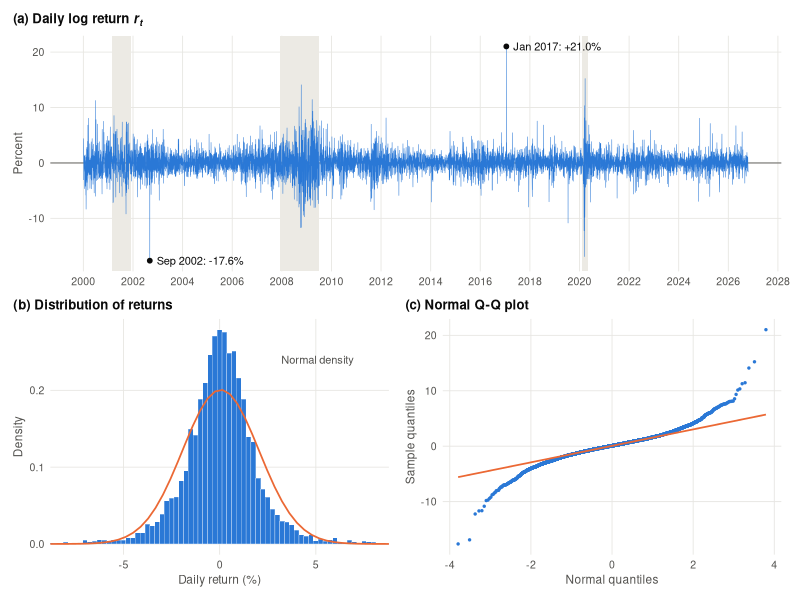
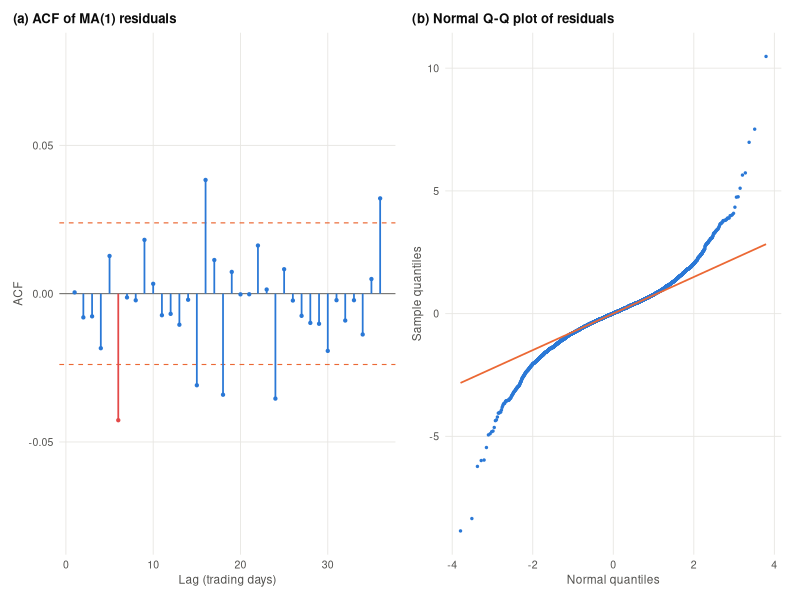
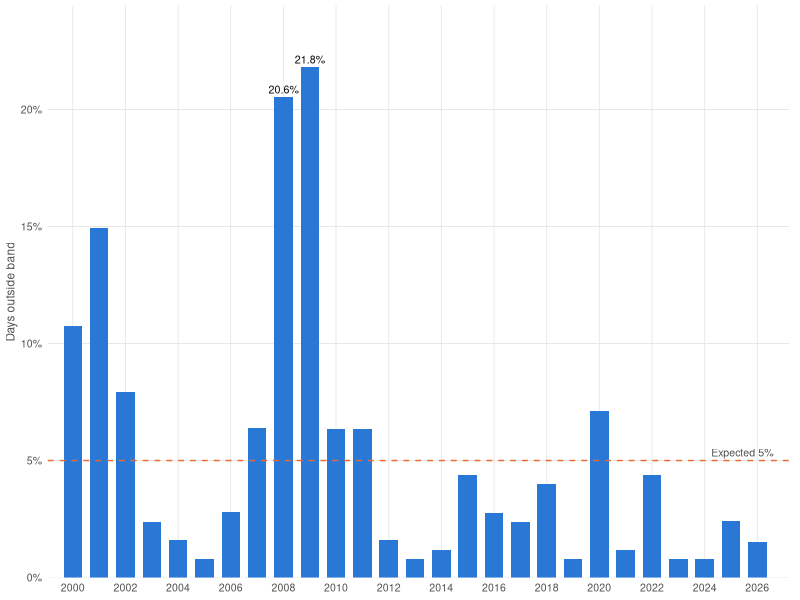
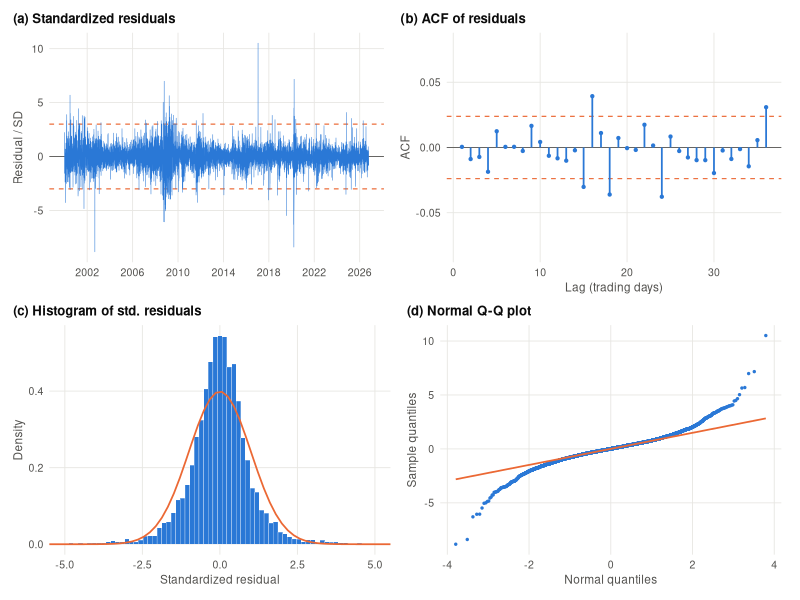
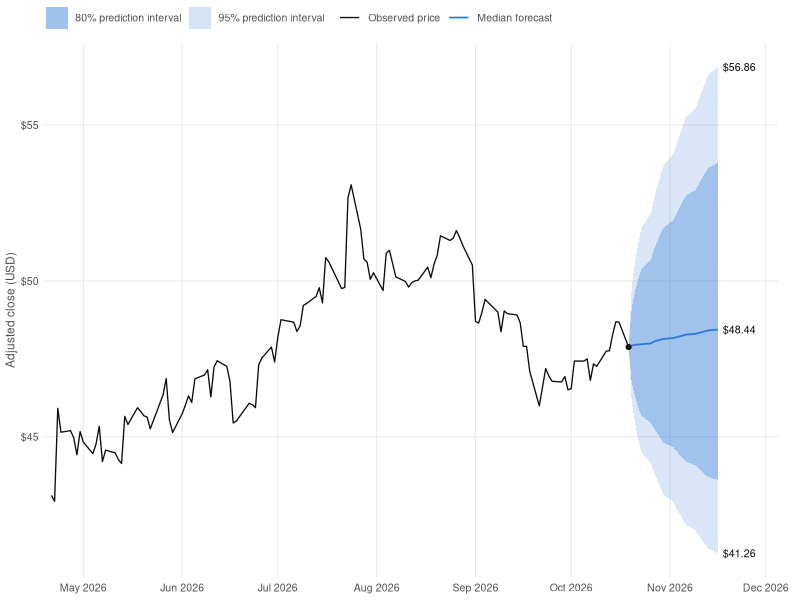

The R script that drew these images, in order:
## ---- chunk 1
knitr::opts_chunk$set(
  echo = FALSE, message = FALSE, warning = FALSE,
  fig.align = "center", fig.pos = "!htb", out.width = "100%",
  fig.width = 6.5, dev = c("pdf", "png"), dpi = 300, fig.path = "figures/"
)
suppressPackageStartupMessages({
  library(forecast); library(tseries); library(urca); library(nortest)
  library(ggplot2); library(patchwork); library(scales); library(kableExtra)
})

# ---- Formatting helpers --------------------------------------------------
f  <- function(x, d = 2) formatC(x, format = "f", digits = d, big.mark = ",")
fp <- function(p) ifelse(p < 0.001, "< 0.001", formatC(p, format = "f", digits = 3))
fd <- function(d) paste0(format(d, "%B "), as.integer(format(d, "%d")), format(d, ", %Y"))

ktab <- function(df, caption, align = NULL, ...) {
  kbl(df, booktabs = TRUE, caption = caption, align = align, row.names = FALSE,
      escape = FALSE, linesep = "", ...) |>
    kable_styling(latex_options = "HOLD_position", font_size = 9.5)
}
tnote <- function(k, text) {
  footnote(k, general = text, general_title = "Note:", footnote_as_chunk = TRUE,
           threeparttable = TRUE, escape = FALSE)
}

# ---- Chart style ---------------------------------------------------------
ink <- "#0b0b0b"; ink2 <- "#52514e"; grid_col <- "#e7e6e2"; shade <- "#eceae4"
c_blue <- "#2a78d6"; c_orange <- "#eb6834"; c_red <- "#e34948"

theme_report <- function(base = 9.5) {
  theme_minimal(base_size = base) +
    theme(
      panel.grid.minor = element_blank(),
      panel.grid.major = element_line(colour = grid_col, linewidth = 0.3),
      axis.title = element_text(colour = ink2, size = rel(0.9)),
      axis.text = element_text(colour = ink2),
      plot.title = element_text(face = "bold", colour = ink, size = rel(1)),
      plot.title.position = "plot",
      legend.position = "top", legend.justification = "left",
      legend.title = element_blank(), legend.text = element_text(colour = ink2),
      legend.margin = margin(0, 0, 0, 0),
      plot.margin = margin(4, 8, 4, 4)
    )
}

# NBER recession dates covered by the sample
rec <- data.frame(start = as.Date(c("2001-03-01", "2007-12-01", "2020-02-01")),
                  end   = as.Date(c("2001-11-30", "2009-06-30", "2020-04-30")))
rec_layer <- geom_rect(data = rec, aes(xmin = start, xmax = end, ymin = -Inf, ymax = Inf),
                       inherit.aes = FALSE, fill = shade)

# Sample ACF / PACF with the +-1.96/sqrt(n) bounds; optional highlighted lags
acf_plot <- function(x, title, lag.max = 36, partial = FALSE, highlight = NULL, thin = FALSE) {
  a <- if (partial) pacf(x, lag.max = lag.max, plot = FALSE) else acf(x, lag.max = lag.max, plot = FALSE)
  df <- data.frame(lag = as.numeric(a$lag), r = as.numeric(a$acf))
  df <- df[df$lag > 0, ]
  df$hl <- df$lag %in% highlight
  b <- 1.96 / sqrt(length(x))
  ggplot(df, aes(lag, r)) +
    geom_hline(yintercept = 0, colour = ink2, linewidth = 0.3) +
    geom_hline(yintercept = c(-b, b), colour = c_orange, linetype = "dashed", linewidth = 0.4) +
    geom_segment(aes(xend = lag, yend = 0, colour = hl), linewidth = if (thin) 0.25 else 0.6, show.legend = FALSE) +
    geom_point(aes(colour = hl), size = if (thin) 0.5 else 0.8, show.legend = FALSE) +
    scale_colour_manual(values = c(`FALSE` = c_blue, `TRUE` = c_red)) +
    labs(title = title, x = "Lag (trading days)", y = if (partial) "PACF" else "ACF") +
    theme_report()
}

qq_plot <- function(x, title) {
  ggplot(data.frame(x = x), aes(sample = x)) +
    stat_qq(colour = c_blue, size = 0.5) + stat_qq_line(colour = c_orange, linewidth = 0.6) +
    labs(title = title, x = "Normal quantiles", y = "Sample quantiles") + theme_report()
}

lb_p <- function(x, lags = c(6, 12, 18, 24), fitdf = 0)
  sapply(lags, function(h) Box.test(x, lag = h, type = "Ljung-Box", fitdf = fitdf)$p.value)
lb_q <- function(x, lags = c(6, 12, 18, 24), fitdf = 0)
  sapply(lags, function(h) Box.test(x, lag = h, type = "Ljung-Box", fitdf = fitdf)$statistic)
skew <- function(x) mean((x - mean(x))^3) / sd(x)^3
exkurt <- function(x) mean((x - mean(x))^4) / sd(x)^4 - 3
## ---- chunk 2
csx <- read.csv("CSX_daily.csv")
csx$Date <- as.Date(csx$Date)
csx <- csx[order(csx$Date), ]

price <- csx$Adj.Close
lp    <- log(price)                 # X_t = log price
r     <- 100 * diff(lp)             # daily log return in percent, 100 * (1 - B) X_t
dates <- csx$Date
rdates <- dates[-1]
n_p <- length(price); n_r <- length(r)
tt <- seq_len(n_p)
trend_fit <- lm(lp ~ tt)            # regression approach: linear trend in the log price
detr <- resid(trend_fit)
## ---- chunk 3
# Augmented Dickey-Fuller tests at lags 0, 1, 2 (single mean and trend), as in class
adf_row <- function(x, type, lag) {
  u <- ur.df(x, type = type, lags = lag)
  c(tau = u@teststat[1], cv1 = u@cval[1, 1], cv5 = u@cval[1, 2])
}
adf_tab <- rbind(
  cbind(series = 1, type = 1, lag = 0:2, t(sapply(0:2, function(L) adf_row(lp, "drift", L)))),
  cbind(series = 1, type = 2, lag = 0:2, t(sapply(0:2, function(L) adf_row(lp, "trend", L)))),
  cbind(series = 2, type = 1, lag = 0:2, t(sapply(0:2, function(L) adf_row(r, "drift", L))))
)
adf_tab <- as.data.frame(adf_tab)
## ---- chunk 4
# Candidate ARMA(p, q) models for the returns, p, q = 0, 1, 2, estimated by maximum likelihood
grid <- expand.grid(p = 0:2, q = 0:2)
cand <- do.call(rbind, lapply(seq_len(nrow(grid)), function(i) {
  fit <- Arima(r, order = c(grid$p[i], 0, grid$q[i]), method = "ML")
  data.frame(p = grid$p[i], q = grid$q[i], k = length(coef(fit)),
             logLik = as.numeric(logLik(fit)), AIC = AIC(fit), SBC = BIC(fit),
             LB12 = Box.test(resid(fit), 12, "Ljung-Box", fitdf = grid$p[i] + grid$q[i])$p.value)
}))
cand <- cand[order(cand$SBC), ]

# Initial model: MA(1) for the returns = ARIMA(0,1,1) with drift for the log price
ma1 <- Arima(r, order = c(0, 0, 1), method = "ML")
ma1_se <- sqrt(diag(ma1$var.coef))
ma1_res <- as.numeric(resid(ma1))

# Refined model: MA terms at lags 1 and 6 only (theta_2 = ... = theta_5 = 0)
fix6 <- c(NA, 0, 0, 0, 0, NA, NA)
fin <- Arima(r, order = c(0, 0, 6), fixed = fix6, transform.pars = FALSE, method = "ML")
fin_se <- sqrt(diag(fin$var.coef))
fin_res <- as.numeric(resid(fin))
ma6_full <- Arima(r, order = c(0, 0, 6), method = "ML")
roots <- Mod(polyroot(c(1, coef(fin)[1:6])))
## ---- chunk 5
# Pseudo out-of-sample check: estimate on all but the last 250 returns,
# then produce one-step-ahead forecasts over the final 250 trading days.
H <- 250; tr <- 1:(n_r - H); te <- (n_r - H + 1):n_r; rt <- r[tr]; y <- r[te]

one_step_arima <- function(fit) fitted(Arima(r, model = fit))[te]
bt_ma1 <- Arima(rt, order = c(0, 0, 1), method = "ML")
bt_fin <- Arima(rt, order = c(0, 0, 6), fixed = fix6, transform.pars = FALSE, method = "ML")

one_step_ets <- function(type) {
  fit <- ets(lp[1:(n_r - H + 1)], model = type, damped = FALSE)
  lpf <- fitted(ets(lp, model = fit, use.initial.values = TRUE))
  list(f = 100 * (lpf[te + 1] - lp[te]), se = 100 * sqrt(fit$sigma2), par = fit$par)
}
ses_bt <- one_step_ets("ANN"); holt_bt <- one_step_ets("AAN")

score <- function(fc, se) c(RMSE = sqrt(mean((y - fc)^2)), MAE = mean(abs(y - fc)),
                            Coverage = 100 * mean(abs(y - fc) <= 1.96 * se), Width = 2 * 1.96 * se)
bt <- rbind(
  "Random walk with drift" = score(rep(mean(rt), H), sd(rt)),
  "Simple exponential smoothing" = score(ses_bt$f, ses_bt$se),
  "Holt's linear trend method" = score(holt_bt$f, holt_bt$se),
  "ARIMA(0,1,1) with drift" = score(one_step_arima(bt_ma1), sqrt(bt_ma1$sigma2)),
  "Final model: subset ARIMA(0,1,6)" = score(one_step_arima(bt_fin), sqrt(bt_fin$sigma2))
)
## ---- chunk 6
hH <- 20
fin_lp <- Arima(lp, order = c(0, 1, 6), include.drift = TRUE, fixed = fix6,
                transform.pars = FALSE, method = "ML")
fa <- forecast(fin_lp, h = hH, level = c(80, 95))
P_T <- price[n_p]
fdates <- seq(dates[n_p] + 1, by = "day", length.out = 40)
fdates <- fdates[!weekdays(fdates) %in% c("Saturday", "Sunday")][1:hH]
fc_df <- data.frame(Date = fdates, med = exp(as.numeric(fa$mean)),
                    lo80 = exp(as.numeric(fa$lower[, 1])), hi80 = exp(as.numeric(fa$upper[, 1])),
                    lo95 = exp(as.numeric(fa$lower[, 2])), hi95 = exp(as.numeric(fa$upper[, 2])))
## ---- chunk 7
V <- list(
  start = fd(dates[1]), end = fd(dates[n_p]),
  p0 = price[1], pmax = max(price), pmax_d = format(dates[which.max(price)], "%B %Y"),
  growth = P_T / price[1],
  r_mean = mean(r), r_sd = sd(r), r_ann = 252 * mean(r), vol_ann = sqrt(252) * sd(r),
  r_min = min(r), r_min_d = fd(rdates[which.min(r)]),
  r_max = max(r), r_max_d = fd(rdates[which.max(r)]),
  r_skew = skew(r), r_kurt = exkurt(r),
  acf1 = acf(r, 1, plot = FALSE)$acf[2],
  acf6 = acf(ma1_res, 6, plot = FALSE)$acf[7],
  trend_slope = 252 * coef(trend_fit)[2] * 100
)
lb_r <- lb_p(r); lb_r2 <- lb_p(r^2)
theta <- -coef(ma1)["ma1"]; theta_se <- ma1_se["ma1"]
mu_ma <- coef(ma1)["intercept"]; mu_se <- ma1_se["intercept"]
th1 <- -coef(fin)["ma1"]; th6 <- -coef(fin)["ma6"]; mu_f <- coef(fin)["intercept"]
z_fin <- fin_res / sqrt(fin$sigma2)
tail3 <- 100 * mean(abs(z_fin) > 3)
yr_out <- 100 * tapply(abs(z_fin) > 1.96, format(rdates, "%Y"), mean)
adf_lp_mean <- adf_tab[adf_tab$series == 1 & adf_tab$type == 1, ]
adf_lp_tr   <- adf_tab[adf_tab$series == 1 & adf_tab$type == 2, ]
adf_r_mean  <- adf_tab[adf_tab$series == 2, ]
## ---- chunk 8
desc <- data.frame(
  Statistic = c("Observations", "Mean", "Standard deviation", "Minimum", "Median", "Maximum",
                "Skewness", "Excess kurtosis"),
  Price = c(f(n_p, 0), f(mean(price)), f(sd(price)), f(min(price)), f(median(price)), f(max(price)),
            f(skew(price)), f(exkurt(price))),
  Return = c(f(n_r, 0), f(mean(r), 3), f(sd(r), 3), f(min(r)), f(median(r), 3), f(max(r)),
             f(skew(r)), f(exkurt(r)))
)
names(desc) <- c("Statistic", "Adjusted price $P_t$ (USD)", "Daily log return $r_t$ (\\%)")
ktab(desc, "Descriptive statistics of the CSX adjusted closing price and the daily log return.",
     align = "lrr") |>
  tnote("Excess kurtosis is zero for a normal distribution.")
## ---- chunk 9
adt <- data.frame(
  Series = c("$X_t=\\log P_t$", rep("", 5), "$r_t=100\\nabla X_t$", "", ""),
  Type = rep(c("Single mean", "Trend", "Single mean"), each = 3),
  Lags = adf_tab$lag, Tau = f(adf_tab$tau), CV1 = f(adf_tab$cv1), CV5 = f(adf_tab$cv5),
  Decision = ifelse(adf_tab$tau < adf_tab$cv1, "Reject at 1\\%",
              ifelse(adf_tab$tau < adf_tab$cv5, "Reject at 5\\%", "Fail to reject"))
)
names(adt) <- c("Series", "Type", "Lags", "$\\tau$", "1\\%", "5\\%", "Decision")
ktab(adt, "Augmented Dickey--Fuller unit-root tests for the log price and the daily log return.",
     align = "llcrrrl") |>
  add_header_above(c(" " = 4, "Critical values" = 2, " " = 1)) |>
  row_spec(6, hline_after = TRUE) |>
  tnote("$H_0$: the series has a unit root (non-stationary). Reject $H_0$ when $\\\\tau$ is below the critical value.")
## ---- chunk 10
rdat <- data.frame(Date = rdates, r = r)
ext <- rdat[c(which.min(r), which.max(r)), ]
ext$lab <- paste0(format(ext$Date, "%b %Y"), ": ", ifelse(ext$r > 0, "+", ""), f(ext$r, 1), "%")
h1 <- ggplot(rdat, aes(Date, r)) + rec_layer +
  geom_hline(yintercept = 0, colour = ink2, linewidth = 0.3) +
  geom_line(colour = c_blue, linewidth = 0.18) +
  geom_point(data = ext, colour = ink, size = 1.3) +
  geom_text(data = ext, aes(label = lab), hjust = -0.08, size = 2.8, colour = ink) +
  scale_x_date(date_breaks = "2 years", date_labels = "%Y") +
  labs(title = expression(bold("(a) Daily log return ") * bolditalic(r[t])), x = NULL, y = "Percent") +
  theme_report()
h2 <- ggplot(rdat, aes(r)) +
  geom_histogram(aes(y = after_stat(density)), binwidth = 0.25, fill = c_blue, colour = "white", linewidth = 0.1) +
  stat_function(fun = dnorm, args = list(mean = mean(r), sd = sd(r)), colour = c_orange, linewidth = 0.6) +
  annotate("text", x = 3.2, y = 0.24, label = "Normal density", colour = ink2, size = 2.8, hjust = 0) +
  coord_cartesian(xlim = c(-8, 8)) +
  labs(title = "(b) Distribution of returns", x = "Daily return (%)", y = "Density") + theme_report()
h1 / (h2 | qq_plot(r, "(c) Normal Q-Q plot")) + plot_layout(heights = c(1, 1))
## ---- chunk 11
wn <- data.frame(Lag = c(6, 12, 18, 24),
                 Q1 = f(lb_q(r)), P1 = fp(lb_r), Q2 = f(lb_q(r^2), 1), P2 = fp(lb_r2))
names(wn) <- c("Lag $h$", "$Q$", "$p$-value", "$Q$", "$p$-value")
ktab(wn, "Ljung--Box white-noise tests for the daily returns and the squared daily returns.",
     align = "crrrr") |>
  add_header_above(c(" " = 1, "Returns $r_t$" = 2, "Squared returns $r_t^2$" = 2), escape = FALSE) |>
  tnote("$H_0$: $\\\\rho(1)=\\\\cdots=\\\\rho(h)=0$. Under $H_0$, $Q\\\\sim\\\\chi^2(h)$ asymptotically.")
## ---- chunk 12
ct <- cand
ct$Model <- ifelse(ct$p == 0 & ct$q == 0, "White noise (mean only)",
              ifelse(ct$p == 0, paste0("MA(", ct$q, ")"),
                ifelse(ct$q == 0, paste0("AR(", ct$p, ")"), paste0("ARMA(", ct$p, ",", ct$q, ")"))))
ct$dSBC <- ct$SBC - min(ct$SBC)
ctab <- data.frame(Model = ct$Model, k = ct$k, LL = f(ct$logLik), AIC = f(ct$AIC), SBC = f(ct$SBC),
                   dSBC = f(ct$dSBC), LB = fp(ct$LB12))
names(ctab) <- c("Model for $r_t$", "Parameters", "Log-likelihood", "AIC", "SBC", "$\\Delta$SBC",
                 "Ljung--Box $Q(12)$ $p$")
ktab(ctab, "Candidate ARMA models for the daily returns, estimated by maximum likelihood and sorted by SBC.",
     align = "lcrrrrr") |>
  row_spec(which(ct$p == 0 & ct$q == 1), bold = TRUE) |>
  tnote("The initial model is shown in bold. $\\\\Delta$SBC is the difference from the smallest SBC. The parameter count includes the mean.")
## ---- chunk 13
est_tab <- function(par, est, se, digits = 4) {
  z <- est / se; p <- 2 * pnorm(-abs(z))
  out <- data.frame(par, f(est, digits), f(se, digits), f(z), fp(p),
                    paste0("[", f(est - 1.96 * se, digits), ", ", f(est + 1.96 * se, digits), "]"))
  names(out) <- c("Parameter", "Estimate", "Std. error", "$z$", "$p$-value", "95\\% CI")
  out
}
ktab(est_tab(c("$\\theta_1$", "$\\mu$ (mean / drift)"), c(theta, mu_ma), c(theta_se, mu_se)),
     "Maximum likelihood estimates of the initial model, MA(1) for $r_t$ (ARIMA(0,1,1) with drift for $X_t$).",
     align = "lrrrrc") |>
  tnote(paste0("$\\\\hat\\\\sigma_Z^2 = ", f(ma1$sigma2, 3), "$; log-likelihood $= ", f(as.numeric(logLik(ma1))),
               "$; AIC $= ", f(AIC(ma1)), "$; SBC $= ", f(BIC(ma1)), "$. R reports $-\\\\theta_1$ as \\\\texttt{ma1}."))
## ---- chunk 14
(acf_plot(ma1_res, "(a) ACF of MA(1) residuals", highlight = 6) + coord_cartesian(ylim = c(-0.08, 0.08))) |
  qq_plot(ma1_res / sqrt(ma1$sigma2), "(b) Normal Q-Q plot of residuals")
## ---- chunk 15
ktab(est_tab(c("$\\theta_1$", "$\\theta_6$", "$\\mu$ (mean / drift)"),
             c(th1, th6, mu_f), fin_se[c("ma1", "ma6", "intercept")]),
     "Maximum likelihood estimates of the final model, $r_t = \\mu + Z_t - \\theta_1 Z_{t-1} - \\theta_6 Z_{t-6}$ (subset ARIMA(0,1,6) with drift for $X_t$).",
     align = "lrrrrc") |>
  tnote(paste0("$\\\\theta_2=\\\\cdots=\\\\theta_5=0$ fixed. $\\\\hat\\\\sigma_Z^2 = ", f(fin$sigma2, 3), "$; log-likelihood $= ",
               f(as.numeric(logLik(fin))), "$; AIC $= ", f(AIC(fin)), "$; SBC $= ", f(BIC(fin)), "$."))
## ---- chunk 16
out_df <- data.frame(Year = as.integer(names(yr_out)), pct = as.numeric(yr_out))
top2 <- out_df[order(-out_df$pct), ][1:2, ]
ggplot(out_df, aes(Year, pct)) +
  geom_col(fill = c_blue, width = 0.7) +
  geom_hline(yintercept = 5, colour = c_orange, linetype = "dashed", linewidth = 0.5) +
  annotate("text", x = 2026.6, y = 5, label = "Expected 5%", colour = ink2, size = 2.7, hjust = 1, vjust = -0.5) +
  geom_text(data = top2, aes(label = paste0(f(pct, 1), "%")), vjust = -0.4, size = 2.7, colour = ink) +
  scale_x_continuous(breaks = seq(2000, 2026, 2), expand = expansion(add = 0.6)) +
  scale_y_continuous(labels = function(x) paste0(x, "%"), expand = expansion(mult = c(0, 0.12))) +
  labs(x = NULL, y = "Days outside band") + theme_report()
## ---- chunk 17
lag_lbl <- paste0("Ljung--Box $Q(", c(6, 12, 18, 24), ")$")
diag_cols <- function(res, fitdf) {
  zz <- res / sd(res)
  stat <- c(lb_q(res, fitdf = fitdf), lb_q(res^2, c(12, 24)),
            ad.test(zz)$statistic, cvm.test(zz)$statistic, lillie.test(zz)$statistic)
  p <- c(lb_p(res, fitdf = fitdf), lb_p(res^2, c(12, 24)),
         ad.test(zz)$p.value, cvm.test(zz)$p.value, lillie.test(zz)$p.value)
  list(stat = f(stat, 2), p = fp(p))
}
dA <- suppressWarnings(diag_cols(ma1_res, 1)); dF <- suppressWarnings(diag_cols(fin_res, 2))
dg <- data.frame(
  Test = c(lag_lbl, "Ljung--Box $Q(12)$ on squared residuals", "Ljung--Box $Q(24)$ on squared residuals",
           "Anderson--Darling", "Cram\\'er--von Mises", "Kolmogorov--Smirnov (Lilliefors)"),
  Sa = dA$stat, Pa = dA$p, Sf = dF$stat, Pf = dF$p
)
names(dg) <- c("Test", "Statistic", "$p$-value", "Statistic", "$p$-value")
ktab(dg, "Residual diagnostics for the initial MA(1) model and the final subset ARIMA(0,1,6) model.",
     align = "lrrrr") |>
  add_header_above(c(" " = 1, "Initial: MA(1)" = 2, "Final: MA lags 1 and 6" = 2)) |>
  pack_rows("Independence of residuals", 1, 4) |> pack_rows("Constant variance", 5, 6) |>
  pack_rows("Normality of residuals", 7, 9) |>
  tnote("Ljung--Box degrees of freedom are reduced by the number of MA parameters (1 for MA(1), 2 for the final model). $H_0$ for the normality tests: residuals are normally distributed.")
## ---- chunk 18
zdf <- data.frame(Date = rdates, z = z_fin)
f1 <- ggplot(zdf, aes(Date, z)) +
  geom_hline(yintercept = 0, colour = ink2, linewidth = 0.3) +
  geom_hline(yintercept = c(-3, 3), colour = c_orange, linetype = "dashed", linewidth = 0.4) +
  geom_line(colour = c_blue, linewidth = 0.18) +
  scale_x_date(date_breaks = "4 years", date_labels = "%Y") +
  labs(title = "(a) Standardized residuals", x = NULL, y = "Residual / SD") + theme_report()
f2 <- acf_plot(fin_res, "(b) ACF of residuals") + coord_cartesian(ylim = c(-0.08, 0.08))
f3 <- ggplot(zdf, aes(z)) +
  geom_histogram(aes(y = after_stat(density)), binwidth = 0.15, fill = c_blue, colour = "white", linewidth = 0.1) +
  stat_function(fun = dnorm, colour = c_orange, linewidth = 0.6) +
  coord_cartesian(xlim = c(-5, 5)) +
  labs(title = "(c) Histogram of std. residuals", x = "Standardized residual", y = "Density") + theme_report()
(f1 | f2) / (f3 | qq_plot(z_fin, "(d) Normal Q-Q plot"))
## ---- chunk 19
btab <- data.frame(Method = rownames(bt), RMSE = f(bt[, "RMSE"], 3), MAE = f(bt[, "MAE"], 3),
                   Cov = f(bt[, "Coverage"], 1), W = f(bt[, "Width"], 2))
names(btab) <- c("Method", "RMSE", "MAE", "95\\% PI coverage (\\%)", "PI width (pct. pts.)")
ktab(btab, paste0("One-step-ahead forecast accuracy for daily returns over the last ", H,
                  " trading days (all methods estimated on the earlier data)."), align = "lrrrr") |>
  row_spec(nrow(btab), bold = TRUE) |>
  tnote("Errors are in percentage points of daily return. Exponential smoothing methods are applied to the log price, and their forecasts are converted to returns. Nominal coverage is 95\\\\%.")
## ---- chunk 20
hs <- c(1, 5, 10, 20)
ftab <- data.frame(h = hs, Date = format(fc_df$Date[hs], "%b %d, %Y"), M = f(fc_df$med[hs]),
                   I80 = paste0("[", f(fc_df$lo80[hs]), ", ", f(fc_df$hi80[hs]), "]"),
                   I95 = paste0("[", f(fc_df$lo95[hs]), ", ", f(fc_df$hi95[hs]), "]"))
names(ftab) <- c("Horizon $h$", "Date", "Median forecast", "80\\% PI", "95\\% PI")
ktab(ftab, paste0("Forecasts of the CSX adjusted closing price (USD) from the final model, starting from the last observation on ",
                  fd(dates[n_p]), " (\\$", f(P_T), ")."), align = "clrcc") |>
  tnote("Horizons are in trading days; dates assume no market holidays.")
## ---- chunk 21
hist_df <- data.frame(Date = tail(dates, 126), price = tail(price, 126))
bridge <- rbind(data.frame(Date = dates[n_p], med = P_T, lo80 = P_T, hi80 = P_T, lo95 = P_T, hi95 = P_T), fc_df)
endlab <- data.frame(Date = fc_df$Date[hH], y = c(fc_df$hi95[hH], fc_df$med[hH], fc_df$lo95[hH]),
                     lab = paste0("$", f(c(fc_df$hi95[hH], fc_df$med[hH], fc_df$lo95[hH]))))
ggplot() +
  geom_ribbon(data = bridge, aes(Date, ymin = lo95, ymax = hi95, fill = "95% prediction interval"), alpha = 0.18) +
  geom_ribbon(data = bridge, aes(Date, ymin = lo80, ymax = hi80, fill = "80% prediction interval"), alpha = 0.32) +
  geom_line(data = hist_df, aes(Date, price, colour = "Observed price"), linewidth = 0.45) +
  geom_line(data = bridge, aes(Date, med, colour = "Median forecast"), linewidth = 0.6) +
  geom_point(data = data.frame(Date = dates[n_p], price = P_T), aes(Date, price), colour = ink, size = 1.4) +
  geom_text(data = endlab, aes(Date, y, label = lab), hjust = -0.15, size = 2.7, colour = ink) +
  scale_fill_manual(values = c("80% prediction interval" = c_blue, "95% prediction interval" = c_blue),
                    breaks = c("80% prediction interval", "95% prediction interval")) +
  scale_colour_manual(values = c("Observed price" = ink, "Median forecast" = c_blue),
                      breaks = c("Observed price", "Median forecast")) +
  guides(fill = guide_legend(override.aes = list(alpha = c(0.45, 0.2)))) +
  scale_y_continuous(labels = label_dollar()) +
  scale_x_date(date_breaks = "1 month", date_labels = "%b %Y", expand = expansion(mult = c(0.01, 0.09))) +
  labs(x = NULL, y = "Adjusted close (USD)") + theme_report() + theme(plot.margin = margin(4, 16, 4, 4))
